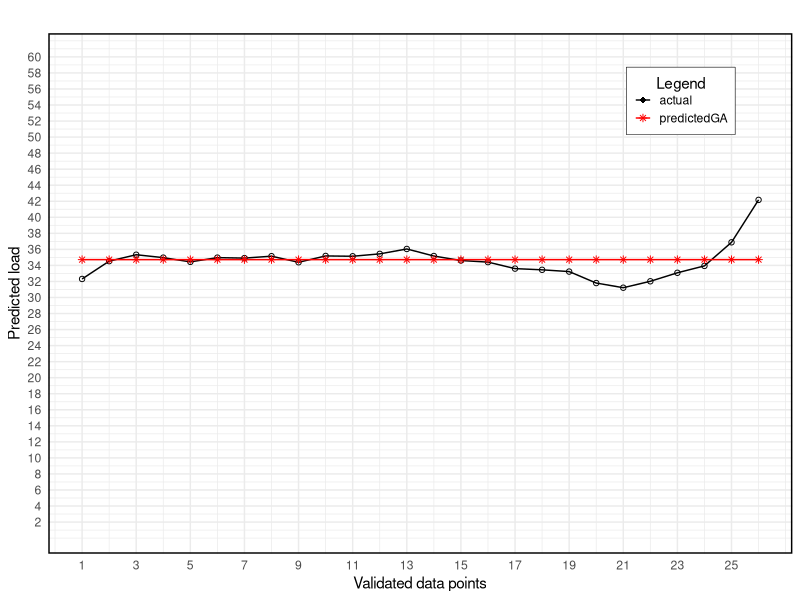

Here is the R script that generated this plot:
library(readxl)
library(ggplot2)

unfiltered_actual <-read_excel("Alldata_excel.xlsx", range = "K35:K60",col_names = FALSE, col_types = "text")
afternoon_actual<-as.data.frame(lapply(unfiltered_actual, function(d) round(as.numeric(d),2)))

unfiltered_predictedGA <- read_excel("Alldata_excel.xlsx", range = "M35:M60",col_names = FALSE, col_types = "text")
afternoon_predictedGA<-as.data.frame(lapply(unfiltered_predictedGA,function(d) round(as.numeric(d),2)))

#afternoon_predictedMNLR<-unlist(read_excel("Alldata_excel.xlsx", range = "N35:N59",col_names = FALSE))
#afternoon_predictredEncoding<-unlist(read_excel("Alldata_excel.xlsx", range = "J35:J59",col_names = FALSE))

#x<-seq(1,25)
#y1<-afternoon_actual
#y2<-afternoon_predictedGA
#y3<-afternoon_predictedMNLR
#line_width <-2

lb =c("actual","predictedGA","predictedMNLR","predicted ordinal encoding")
midnightFrame <- data.frame(
  xAxis = seq(1,26),
  actual = afternoon_actual[,1],
  predictedGA = afternoon_predictedGA[,1]
)

tiff("afternoon1_PredictedGA.tiff", units="in", width=5, height=5, res=300)

ggplot(midnightFrame,aes(x=xAxis))+
  geom_line(aes(y=actual,color="line1"))+geom_point(aes(y=actual,color="line1"),shape=1)+
  geom_line(aes(y=predictedGA,color="line2"))+geom_point(aes(y=predictedGA,color="line2"),shape=8)+
  labs(
    title ="",
    y="Predicted load",
    x ="Validated data points",
    color="Legend"
  )+scale_y_continuous(breaks=seq(2,60,by=2))+
  scale_x_continuous(breaks=seq(1,25,by=2))+
  coord_cartesian(ylim = c(1,60))+
  scale_color_manual(values = c("line1" = "black", "line2" = "red"),
                     labels = lb) +
  scale_shape_manual(values = c("line1" = 16, "line2" = 8),
                     labels = lb) +
  scale_linetype_manual(values = c("line1" = "solid", "line2" = "solid"),
                        labels = lb) +
  guides(color = guide_legend(override.aes = list(shape = c(16, 8),
                                                  linetype = c("solid", "solid"))))+
  theme_minimal()+
  theme(legend.title = element_text(hjust = 0.5, margin = margin(b = 0.15),lineheight = 0.5),
        panel.border = element_rect(color = "black", fill = NA, size = 1),
        legend.background = element_rect(color = "black", size = 0.2),
        legend.key.size = unit(0.9, "lines"),
        legend.position = c(0.85, 0.87)
        )
#panel.grid = element_blank()
#legend.position = c(0.85, 0.87),

#plot(x,seq(31,46.5,by=0.64),xlim = c(0,25),ylim =c(25,50),type="n",ylab="Predicted load",xlab = "")
#lines(x,y1,type="o",col="black",lty=1,lwd=line_width)
#lines(x,y2,type="o",col="red",lty=3,lwd=line_width)
#lines(x,y3,type="o",col="green",lty=5,lwd=line_width)
#legend("topright",inset = 0.05,
#       c("actual","predicted_GA","predicted_Heuristic"),lty = c(1,2,5),
#       col = c("black","red","green"),
#       title = "Predictions",cex = 0.7,pch = c(1,1,1)
#)
dev.off()
